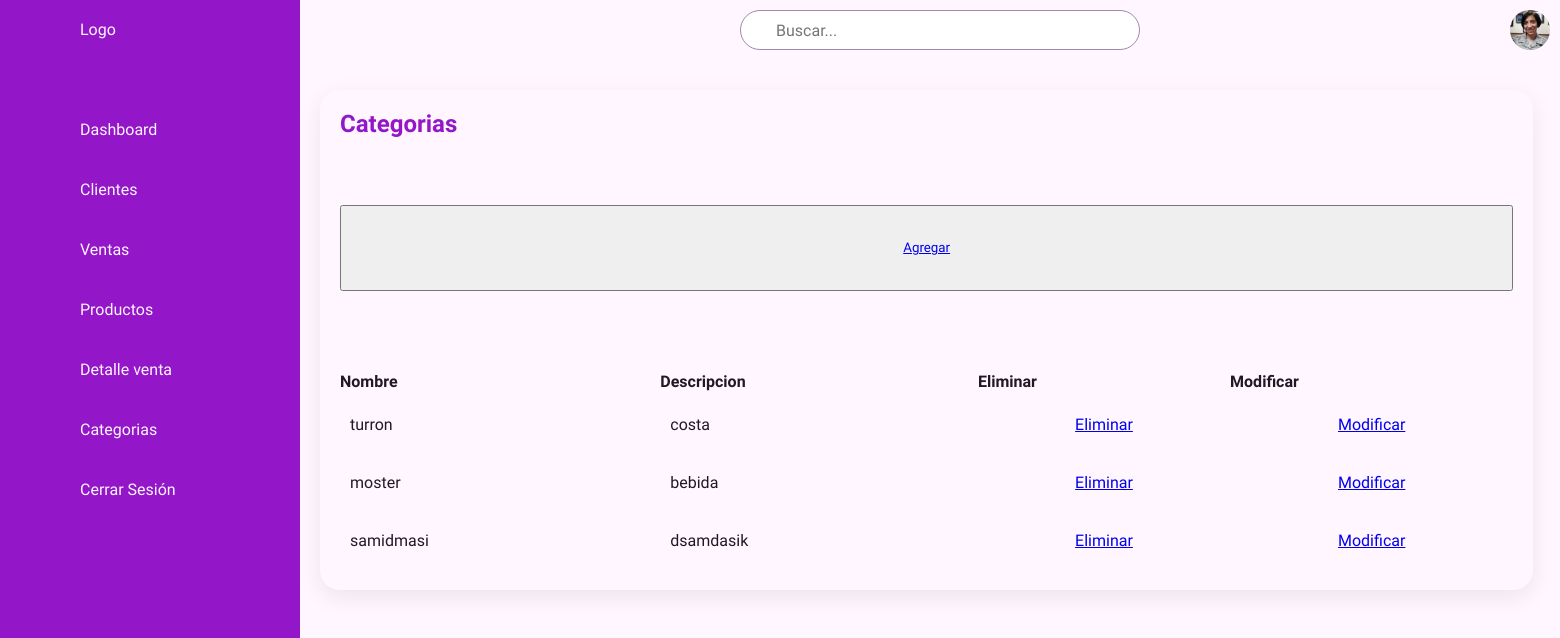
Screenshot of /categorias with the database file from the repository.
### ventas/models.py (models this page shows, shortened)
class Categorias(models.Model):
    id_categorias = models.AutoField(db_column='idCategorias',primary_key=True)
    nombre = models.CharField(max_length=30)
    descripcion = models.CharField(max_length=40)

### ventas/views.py (the view)
# urls.py: path('categorias', categorias, name='categorias'),
def categorias(request):
    categorias = Categorias.objects.all()
    context = {"categorias" :categorias}
    return render(request, 'ventas/categorias.html',context)

### ventas/templates/ventas/categorias.html (shortened to what this page needs)
<!DOCTYPE html>
<html lang="en">
<head>
    {% load static %}
    <link rel="stylesheet" href="{% static 'ventas/css/clientes.css' %}">
</head>
<body>
    <section>
        <div class="nav">
            <ul>
                <li>
                    <a href="#">
                        <span class="icono"></span>
                        <span class="titulo">Logo</span>
                    </a>
                </li>
                <li>
                    <a href="{% url 'dashboard' %}">
                        <span class="icono"></span>
                        <span class="titulo">Dashboard</span>
                    </a>
                </li>
                <li>
                    <a href="{% url 'clientes' %}">
                        <span class="icono"></span>
                        <span class="titulo">Clientes</span>
                    </a>
                </li>
                <li>
                    <a href="{% url 'ventas' %}">
                        <span class="icono"></span>
                        <span class="titulo">Ventas</span>
                    </a>
                </li>
                <li>
                    <a href="{% url 'productos' %}">
                        <span class="icono"></span>
                        <span class="titulo">Productos</span>
                    </a>
                </li>
                <li>
                    <a href="{% url 'detalles_ventas' %}">
                        <span class="icono"></span>
                        <span class="titulo">Detalle venta</span>
                    </a>
                </li>
                <li>
                    <a href="{% url 'categorias' %}">
                        <span class="icono"></span>
                        <span class="titulo">Categorias</span>
                    </a>
                </li>
                <li>
                    <a href="{% url 'index' %}">
                        <span class="icono"></span>
                        <span class="titulo">Cerrar Sesión</span>
                    </a>
                </li>
            </ul>
        </div>
        <div class="container">
            <div class="topbar">
                <div class="toggle">
                </div>
                <div class="buscar">
                    <label for="">
                        <input type="text" placeholder="Buscar..." name="" id="">
                    </label>
                </div>
                <div class="perfil-usuario">
                    <img src="imgdashboard/profile-photo1.jpg" alt="">
                </div>
            </div>
            <div class="detalles">
                <div class="clientes">
                    <div class="header">
                        <h2>Categorias</h2>
                    </div>
                    <button type="button">
                        <a href="{% url 'categoriasAdd' %}"> Agregar </a>
                    </button>
                    <div id="idMensajes">
                    </div>
                    <table>
                        {% if categorias %}
                            <th>Nombre</th>
                            <th>Descripcion</th>
                            <th>Eliminar</th>
                            <th>Modificar</th>
                            {% for categoria in categorias %}
                                <tr>
                                    <td>{{ categoria.nombre }}
                                    <td>{{ categoria.descripcion }}
                                    <td><a href="{% url 'categorias_del' pk=categoria.id_categorias %}">Eliminar</a>
                                    <td><a href="{% url 'categorias_findEdit' pk=categoria.id_categorias %}">Modificar</a>
                                </tr>
                            {% endfor %}
                        {% endif %}
                    </table>
                </div>
            </div>
        </div>
    </section>
</body>
</html>

### ventas/static/ventas/css/clientes.css (style rules this page uses)
:root { --white: #fff6ff; --purple: #9316c8; --dark-rose: #a586ae; --black: #221824; --font: 'Raleway' , sans-serif; }
* { margin: 0; padding: 0; box-sizing: border-box; font-family: var(--font); }
body { background: var(--white); overflow-x: hidden; }
section { position: relative; width: 100%; }
.nav { position: fixed; width: 300px; height: 100%; background: var(--purple); border-left: 10px solid var(--purple); overflow: hidden; transition: 0.4s; }
.nav ul { position: absolute; top: 0; left: 0; width: 100%; }
.nav ul li { position: relative; width: 200%; list-style: none; border-top-left-radius: 10px; border-bottom-left-radius: 10px; }
.nav ul li:nth-child(1) { margin-bottom: 40px; pointer-events: none; }
.nav ul li a { position: relative; display: flex; width: 100%; color: var(--white); text-decoration: none; }
.nav ul li a .icono { position: relative; display: block; min-width: 60px; height: 60px; line-height: 75px; text-align: center; }
.nav ul li a .titulo { position: relative; display: block; padding: 0 10px; height: 60px; line-height: 60px; text-align: start; white-space: nowrap; }
.container { position: absolute; width: calc(100% - 300px); left: 300px; min-width: 100vh; background: var(--white); transition: 0.4s; }
.container .topbar { width: 100%; height: 60px; display: flex; justify-content: space-between; align-items: center; padding: 0 10px; }
.container .topbar .toggle { position: relative; width: 60px; height: 60px; display: flex; justify-content: center; align-items: center; font-size: 2.5em; cursor: pointer; }
.container .topbar .buscar { position: relative; width: 400px; margin: 0 10px; }
.container .topbar .buscar label { position: relative; width: 100%; }
.container .topbar .buscar label input { width: 100%; height: 40px; border-radius: 40px; padding: 5px 20px; padding-left: 35px; font-size: 1em; outline: none; border: 1px solid var(--dark-rose); }
.container .topbar .perfil-usuario { position: relative; width: 40px; height: 40px; border-radius: 50%; overflow: hidden; cursor: pointer; }
.container .topbar .perfil-usuario img { position: absolute; top: 0; left: 0; width: 100%; height: 100%; object-fit: cover; }
.detalles { position: relative; width: 150%; padding: 20px; display: grid; grid-template-columns: 2fr 1fr; grid-gap: 30px; margin-top: 10px; }
.detalles .clientes { position: relative; display: grid; min-height: 500px; background: var(--white); padding: 20px; box-shadow: 0 7px 25px rgba(0, 0, 0, 0.08); border-radius: 20px; }
.header { display: flex; justify-content: space-between; align-items: flex-start; }
.header h2 { font-weight: 700; color: var(--purple); }
.detalles table { width: 100%; border-collapse: collapse; margin-top: 10px; text-align: left; }
.detalles .clientes table tr { color: var(--black); border-radius: 1px solid rgba(0,0,0,0.1); }
.detalles .clientes table tr td { padding: 10px; }
.detalles .clientes table tr td:last-child { text-align: center; }
.detalles .clientes table tr td:nth-child(3) { text-align: center; }

### rows the page displays
Categorias: nombre "turron", descripcion "costa"
Categorias: nombre "moster", descripcion "bebida"
Categorias: nombre "samidmasi", descripcion "dsamdasik"
